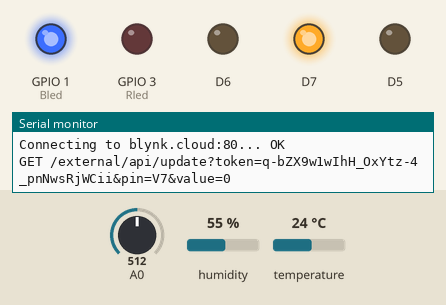
This sketch was run on a simulated ESP8266 (NodeMCU). On the bench: output pins drawn as LEDs (lit = HIGH), the last lines printed to the serial monitor. The test bench sets the inputs (shaded band); at power-on: A0 = 512, humidity 55 %, temperature 24 °C. WiFi joins after 1.5 s; servers stay silent unless stated; uploads are accepted with an empty reply.

Above: at 2.7 s.
2.8 s: A0 set to 460
5.4 s: A0 set to 431
At 6.3 s:
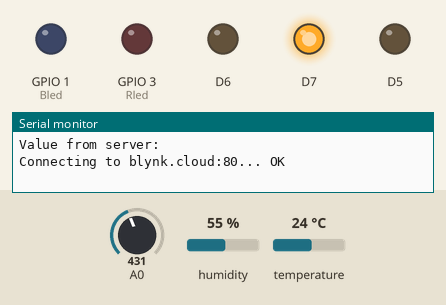
8.0 s: A0 set to 716
At 10.3 s:
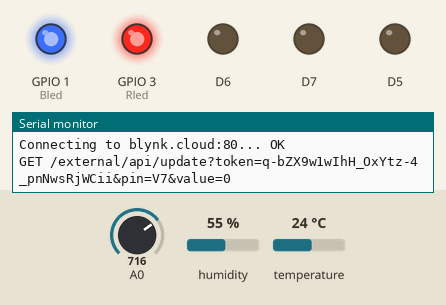
10.8 s: A0 set to 735
20.0 s: A0 set to 768
At 22.2 s:
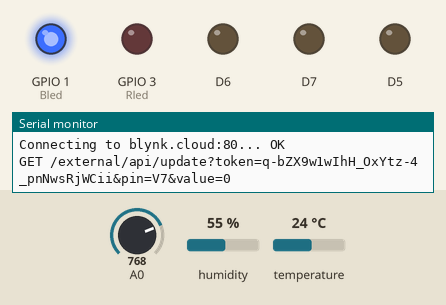
22.6 s: A0 set to 511
At 24.3 s:
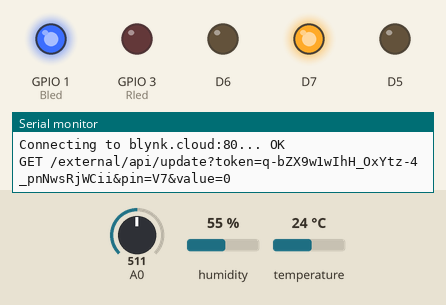
Timing chart, 0 to 25.8 s (numbered marks = the images above; inputs shaded):
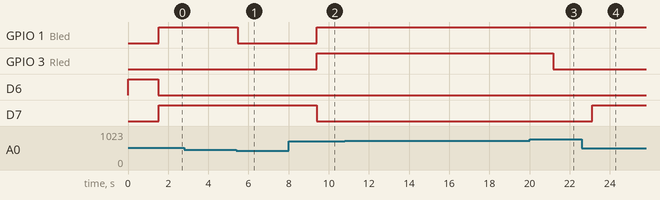

The sketch:

BlynkESP8266.ino
```cpp
#  include <ESP8266WiFi.h>
#include "DHT.h"
//#include "config.h"

#define DHTPIN D4
#define DHTTYPE DHT11
DHT dht (DHTPIN, DHTTYPE);

//BLYNK API
#define BLYNK_TEMPLATE_ID "TMPL6dnpx1eNE"
#define BLYNK_TEMPLATE_NAME "Latihan"
#define BLYNK_AUTH_TOKEN "q-bZX9w1wIhH_OxYtz-4_pnNwsRjWCii"


//hotspot
char ssid[] = "SSID name";
char pass[] = "SSID password";

// Blynk cloud server
const char* host = "blynk.cloud";
unsigned int port = 80;

WiFiClient client;

int Status;

#define Rled D9
#define Gled D11
#define Bled D10


#define pot A0
#define tombol D2
#define lampuIndikator D12
#define lampuBiru D13

unsigned int potensio;
float suhu, humid;
bool Bstatus, Gstatus, Rstatus;

// Start the WiFi connection
void connectNetwork() {
  digitalWrite(lampuIndikator, 1);
  Serial.print("Connecting to ");
  Serial.println(ssid);
  WiFi.begin(ssid, pass);

  while (WiFi.status() != WL_CONNECTED) {
    delay(500);
    Serial.print(".");
  }
  digitalWrite(lampuIndikator, 0);
  Serial.println();
  Serial.println("WiFi connected");
}

bool httpRequest(const String& method,
                 const String& url,
                 const String& request,
                 String&       response)
{
  Serial.print(F("Connecting to "));
  Serial.print(host);
  Serial.print(":");
  Serial.print(port);
  Serial.print("... ");
  if (client.connect(host, port)) {
    Serial.println("OK");
  } else {
    Serial.println("failed");
    return false;
  }

  Serial.print(method); Serial.print(" "); Serial.println(url);

  client.print(method); client.print(" ");
  client.print(url); client.println(F(" HTTP/1.1"));
  client.print(F("Host: ")); client.println(host);
  client.println(F("Connection: Keep-Alive"));
  if (request.length()) {
    client.println(F("Content-Type: application/json"));
    client.print(F("Content-Length: ")); client.println(request.length());
    client.println();
    client.print(request);
  } else {
    client.println();
  }

  //Serial.println("Waiting response");
  int timeout = millis() + 5000;
  while (client.available() == 0) {
    if (timeout - millis() < 0) {
      Serial.println(">>> Client Timeout !");
      client.stop();
      return false;
    }
  }

  //Serial.println("Reading response");
  int contentLength = -1;
  while (client.available()) {
    String line = client.readStringUntil('\n');
    line.trim();
    line.toLowerCase();
    if (line.startsWith("content-length:")) {
      contentLength = line.substring(line.lastIndexOf(':') + 1).toInt();
    } else if (line.length() == 0) {
      break;
    }
  }

  //Serial.println("Reading response body");
  response = "";
  response.reserve(contentLength + 1);
  while (response.length() < contentLength) {
    if (client.available()) {
      char c = client.read();
      response += c;
    } else if (!client.connected()) {
      break;
    }
  }
  client.stop();
  return true;
}

void setup() {
  Serial.begin(9600);
  initPin();
  delay(10);
  Serial.println();
  Serial.println();

  dht.begin();
  connectNetwork();
}

void loop() {
  String response;
  humid = dht.readHumidity(); //Variabel penampung nilai suhu
  suhu = dht.readTemperature(); //Variabel penampung nilai kelembaban
  if (isnan(humid)) {
    humid = -99;
  }
  if (isnan(suhu)) {
    suhu = -99;
  }

  potensio = analogRead(A0);
  ledOff();
  lampuLED();

  // Send value to the cloud
  // similar to Blynk.virtualWrite()

  //tampil data
  Serial.println("\r\n--------------");
  Serial.print("Humidity: ");  Serial.print(humid);  Serial.print(" % \t");
  Serial.print("Temperature: ");  Serial.print(suhu);  Serial.println(" *C ");
  Serial.print("Potensio: ");  Serial.print(potensio);
  Serial.print(", Rstatus: ");  Serial.print(Rstatus);
  Serial.print(", Gstatus: ");  Serial.print(Gstatus);
  Serial.print(", Bstatus: ");  Serial.println(Bstatus);
  //SEND BATCH DATA OR MULTIPLE DATA
  String Data = "/external/api/batch/update?token=" + String(BLYNK_AUTH_TOKEN) + "&V0=" + String(humid, 1);
  Data = Data + "&V1=" + String(suhu, 1);
  Data = Data + "&V3=" + String(potensio);
  Data = Data + "&V4=" + String(Rstatus);
  Data = Data + "&V5=" + String(Gstatus);
  Data = Data + "&V6=" + String(Bstatus);

  if (httpRequest("GET", Data , "", response)) {
    if (response.length() != 0) {
      Serial.print("WARNING: ");
      Serial.println(response);
    }
  }

  //  if (httpRequest("GET", String("/external/api/update?token=") + BLYNK_AUTH_TOKEN + "&pin=V3&value=" + value, "", response)) {
  //    if (response.length() != 0) {
  //      Serial.print("WARNING: ");
  //      Serial.println(response);
  //    }
  //  }

  // Read the value
  Serial.println("Reading value");
  if (httpRequest("GET", String("/external/api/get?token=") + BLYNK_AUTH_TOKEN + "&pin=V2", "", response)) {
    Serial.print("Value from server: ");
    Serial.println(response);
    Status = response.toInt();
    digitalWrite(lampuBiru, Status);
  }

  if (httpRequest("GET", String("/external/api/update?token=") + BLYNK_AUTH_TOKEN + "&pin=V7&value=" + Status, "", response)) {
    if (response.length() != 0) {
      Serial.print("WARNING: ");
      Serial.println(response);
    }
  }

  delay(1000L);
}

void lampuLED() {
  if (potensio < 150) {
    digitalWrite(Rled, 1);    Rstatus = 1;
  }
  else if (potensio >= 150 && potensio < 300) {
    digitalWrite(Rled, 1);    Rstatus = 1;
    digitalWrite(Gled, 1);    Gstatus = 1;
  }
  else if (potensio >= 300 && potensio < 450) {
    digitalWrite(Gled, 1);    Gstatus = 1;
  }
  else if (potensio >= 450 && potensio < 600) {
    digitalWrite(Bled, 1);    Bstatus = 1;
    digitalWrite(Gled, 1);    Gstatus = 1;
  }
  else if (potensio >= 600 && potensio < 750) {
    digitalWrite(Rled, 1);    Rstatus = 1;
    digitalWrite(Bled, 1);    Bstatus = 1;
  }
  else if (potensio >= 750 && potensio < 900) {
    digitalWrite(Bled, 1);    Bstatus = 1;
  }
  else {
    digitalWrite(Rled, 1);    Rstatus = 1;
    digitalWrite(Gled, 1);    Gstatus = 1;
    digitalWrite(Bled, 1);    Bstatus = 1;
  }
}

void ledOff() {
  digitalWrite(Rled, 0);    Rstatus = 0;
  digitalWrite(Gled, 0);    Gstatus = 0;
  digitalWrite(Bled, 0);    Bstatus = 0;
}

void initPin() {
  pinMode(tombol, INPUT_PULLUP);
  pinMode(Rled, OUTPUT);
  pinMode(Gled, OUTPUT);
  pinMode(Bled, OUTPUT);
  pinMode(lampuIndikator, OUTPUT);
  pinMode(lampuBiru, OUTPUT);
  digitalWrite(Rled, 0);
  digitalWrite(Gled, 0);
  digitalWrite(Bled, 0);
  digitalWrite(lampuBiru, 0);
  digitalWrite(lampuIndikator, 0);
}
```

Measured:
- the behaviour switches between 450 and 449 on A0 (found by bisection; images 0 and 1)
- the behaviour switches between 749 and 750 on A0 (found by bisection; images 2 and 3)
- after the input at 5.4 s, GPIO 1 (Bled): HIGH → LOW after 0.06 s
- after the input at 8.0 s, GPIO 1 (Bled), GPIO 3 (Rled): LOW → HIGH after 1.4 s; D7: HIGH → LOW after 1.4 s
- after the input at 20.0 s, GPIO 3 (Rled): HIGH → LOW after 1.2 s
- after the input at 22.6 s, D7: LOW → HIGH after 0.52 s
